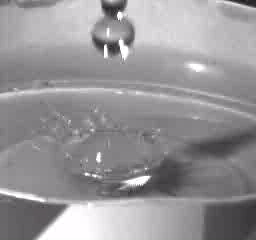
#> input picture frame 18 of drop.avi, 256 x 240 px
$ python VideoProcessing.py
#> lines starting #> are read from the running program, lines starting #| are printed output that depends on the picture
# Lab 4 - Computer Vision
# Aakanksha Mathuria
# 27 Feb 2019

# Importing packages
import numpy as np
import cv2

# Adapted from https://www.learnopencv.com/read-write-and-display-a-video-using-opencv-cpp-python/

# Capturing video
#VideoStream = cv2.VideoCapture(0)
VideoStream = cv2.VideoCapture("drop.avi")

# Check if camera opened successfully
if (VideoStream.isOpened()== False):
  print("Error opening video stream or file")

# Default resolutions of the frame are obtained.The default resolutions are system dependent.
# We convert the resolutions from float to integer.
frame_width = int(VideoStream.get(3))
frame_height = int(VideoStream.get(4))

print(frame_width)
print(frame_height)

# Define the codec and create VideoWriter object.The output is stored in 'output.avi' file.
# Define the fps to be equal to 10. Also frame size is passed.

#out = cv2.VideoWriter('output.AVI',cv2.VideoWriter_fourcc('M','J','P','G'), 20, (frame_width,frame_height), 0)
# out2 = cv2.VideoWriter('output2.AVI',cv2.VideoWriter_fourcc('M','J','P','G'), 10, (frame_width,frame_height), 0)
Writer_cannyEdge = cv2.VideoWriter('CannyEdge.avi',cv2.VideoWriter_fourcc(*'DIVX'), 20, (frame_width,frame_height), 0)
Writer_trackFeatures = cv2.VideoWriter('TrackFeatures.avi',cv2.VideoWriter_fourcc(*'DIVX'), 10, (frame_width,frame_height), 0)

# Read until video is completed
while(VideoStream.isOpened()):
  # Capture frame-by-frame
  ret, frame = VideoStream.read()
#> frame is the input picture: shape (240, 256, 3); mean B, G, R 151.1, 148.7, 150.7
  if ret == True:

    # [10 lines of commented-out code are left out]
    gray = cv2.cvtColor(frame, cv2.COLOR_BGR2GRAY)

    # Display the resulting frame
    cv2.imshow('Gray frame', gray)

    # Canny edge detection
    edges = cv2.Canny(frame,100,200)
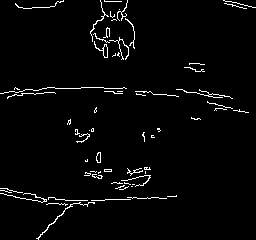
#> edges: shape (240, 256); 2.8% white in thin lines or dots
    cv2.imshow('Canny edges', edges)

    # Write canny edge detection result to the file
    Writer_cannyEdge.write(edges)

    # goodFeaturesToTrack to identify and track features in the video
    corners = cv2.goodFeaturesToTrack(gray,25,0.01,10)
#> corners = 25 rows, first 8: [105, 45], [119, 12], [149, 176], [85, 174], [99, 153], [108, 28], [120, 40], [104, 57]
    corners = np.int0(corners)

    for i in corners:
    	x,y = i.ravel()
    	cv2.circle(gray,(x,y),3,255,-1)
#> this loop made 25 passes
#> (x, y) on passes 1 to 12: (105, 45), (119, 12), (149, 176), (85, 174), (99, 153), (108, 28), (120, 40), (104, 57), (95, 176), (124, 58), (69, 120), (93, 130)
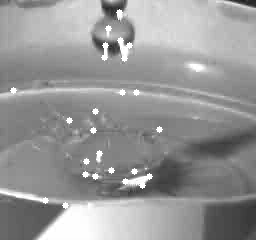
#> gray: shape (240, 256); min 27, max 255, mean 150.7

    # Display the resulting frame - track features
    cv2.imshow('Track features', gray)

    # Write identified features to the file
    Writer_trackFeatures.write(gray)

    # Press Q on keyboard to  exit
    if cv2.waitKey(25) & 0xFF == ord('q'):
#> (key q is pressed here)
      break

  # Break the loop
  else:
    break

# When everything done, release the video capture object and video writers
VideoStream.release()
Writer_cannyEdge.release()
Writer_trackFeatures.release()

# Closes all the frames
cv2.destroyAllWindows()

$ run again, starting later in the video
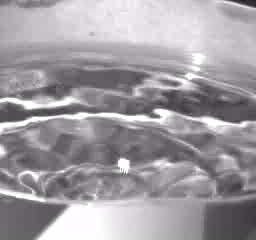
#> input picture frame 81 of drop.avi, 256 x 240 px
#> frame is the input picture: shape (240, 256, 3); mean B, G, R 159.3, 156.9, 158.8
#> `edges = cv2.Canny(frame,100,200)`:
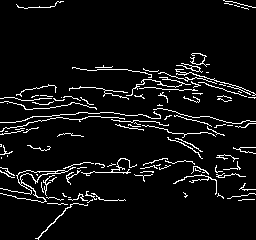
#> edges: shape (240, 256); 6.2% white in thin lines or dots
#> corners = 25 rows, first 8: [126, 172], [160, 116], [128, 160], [117, 165], [30, 192], [36, 180], [199, 69], [185, 76]
#> the loop `for i in corners:` made 25 passes
#> after the loop `for i in corners:`:
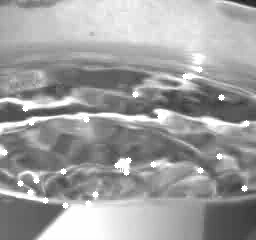
#> gray: shape (240, 256); min 27, max 255, mean 158.7

$ run again, starting later in the video
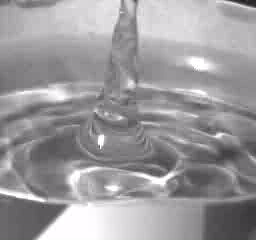
#> input picture frame 145 of drop.avi, 256 x 240 px
#> frame is the input picture: shape (240, 256, 3); mean B, G, R 156, 153.6, 155.6
#> `edges = cv2.Canny(frame,100,200)`:
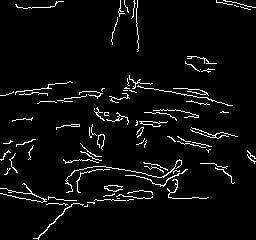
#> edges: shape (240, 256); 4.5% white in thin lines or dots
#> corners = 25 rows, first 8: [100, 145], [106, 187], [122, 117], [103, 135], [215, 136], [44, 200], [141, 122], [105, 113]
#> the loop `for i in corners:` made 25 passes
#> after the loop `for i in corners:`:
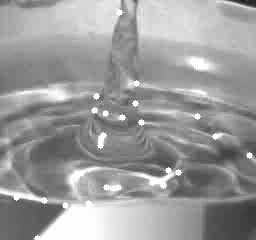
#> gray: shape (240, 256); min 28, max 255, mean 155.5
